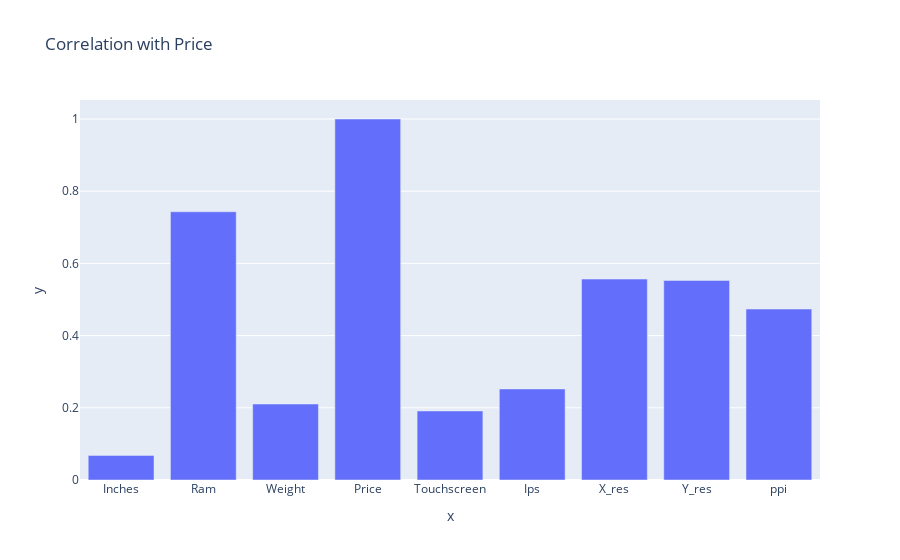

The cell this chart's notebook holds for it:
### Code cell
fig = px.bar(x=correlation.index, y=correlation.values,
             title="Correlation with Price")
fig.show()

### Figure 1 — Plotly figure (JSON) as saved in the notebook; plotly's stock layout.template omitted (floating-point values rounded to 4 significant figures)
{"data": [{"alignmentgroup": "True", "hovertemplate": "x=%{x}<br>y=%{y}<extra></extra>", "legendgroup": "", "marker": {"color": "#636efa", "pattern": {"shape": ""}}, "name": "", "offsetgroup": "", "orientation": "v", "showlegend": false, "textposition": "auto", "type": "bar", "x": ["Inches", "Ram", "Weight", "Price", "Touchscreen", "Ips", "X_res", "Y_res", "ppi"], "xaxis": "x", "y": [0.0682, 0.743, 0.2104, 1, 0.1912, 0.2522, 0.5565, 0.5528, 0.4735], "yaxis": "y"}], "layout": {"barmode": "relative", "legend": {"tracegroupgap": 0}, "title": {"text": "Correlation with Price"}, "xaxis": {"anchor": "y", "domain": [0, 1], "title": {"text": "x"}}, "yaxis": {"anchor": "x", "domain": [0, 1], "title": {"text": "y"}}}}
